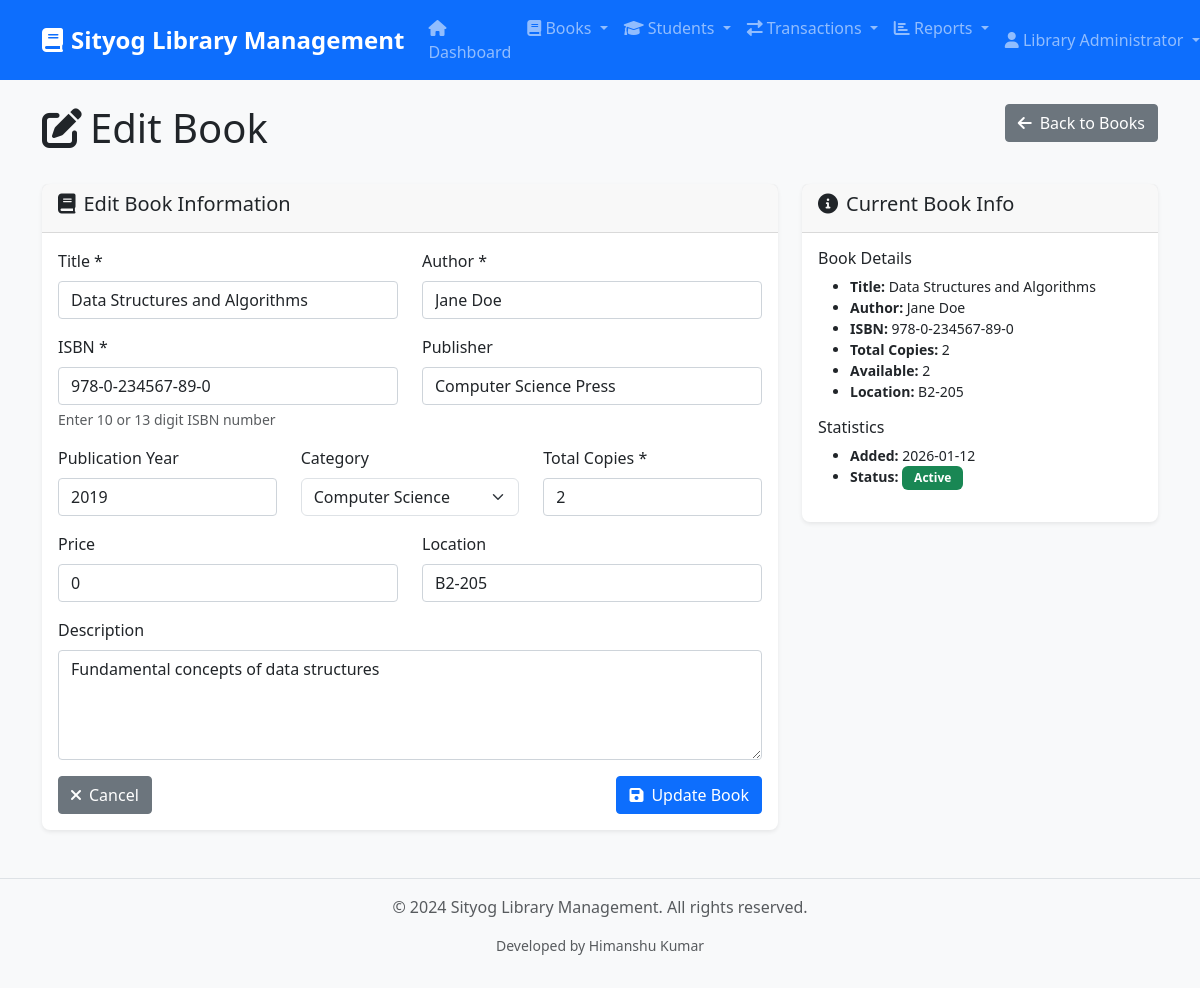
Screenshot of /books/edit/2 (signed in) with the database file from the repository.
### tables this page shows
CREATE TABLE books (
            id INTEGER PRIMARY KEY AUTOINCREMENT,
            title VARCHAR(200) NOT NULL,
            author VARCHAR(100) NOT NULL,
            isbn VARCHAR(20) UNIQUE NOT NULL,
            publisher VARCHAR(100),
            publication_year INTEGER,
            category VARCHAR(50),
            description TEXT,
            total_copies INTEGER DEFAULT 1,
            available_copies INTEGER DEFAULT 1,
            price REAL DEFAULT 0.0,
            location VARCHAR(50),
            added_date DATETIME DEFAULT CURRENT_TIMESTAMP,
            is_active BOOLEAN DEFAULT 1
        );

### simple_app.py (the view, shortened to what this page needs)
@app.route('/books/edit/<int:book_id>', methods=['GET', 'POST'])
@admin_required
def edit_book(book_id):
    db = get_db()
    book = db.execute('SELECT * FROM books WHERE id = ? AND is_active = 1', (book_id,)).fetchone()
    if not book:
        flash('Book not found', 'danger')
        return redirect(url_for('books'))
    return render_template('books/edit.html', book=book)

### simple_app.py (called while the page is built, shortened)
def ensure_schema(conn):
    global _schema_checked
    if _schema_checked:
        return

def get_db():
    db = getattr(g, '_database', None)
    if db is None:
        db = g._database = sqlite3.connect(DATABASE)
        db.row_factory = sqlite3.Row
        ensure_schema(db)
    return db

@app.teardown_appcontext
def close_connection(exception):
    db = getattr(g, '_database', None)
    if db is not None:
        db.close()

def admin_required(f):
    @wraps(f)
    def decorated_function(*args, **kwargs):
        if 'user_id' not in session or session.get('user_type') != 'admin':
            flash('Admin access required.', 'danger')
            return redirect(url_for('login'))
        return f(*args, **kwargs)
    return decorated_function

### templates/books/edit.html (shortened to what this page needs)
{% extends "base.html" %}
{% block content %}
<div class="row">
    <div class="col-md-8">
        <h1><i class="fas fa-edit me-2"></i>Edit Book</h1>
    </div>
    <div class="col-md-4 text-end">
        <a href="{{ url_for('books') }}" class="btn btn-secondary">
            <i class="fas fa-arrow-left me-2"></i>Back to Books
        </a>
    </div>
</div>
<div class="row mt-4">
    <div class="col-md-8">
        <div class="card">
            <div class="card-header">
                <h5><i class="fas fa-book me-2"></i>Edit Book Information</h5>
            </div>
            <div class="card-body">
                <form method="POST">
                    <div class="row">
                        <div class="col-md-6">
                            <div class="mb-3">
                                <label for="title" class="form-label">Title *</label>
                                <input type="text" class="form-control" id="title" name="title"
                                       value="{{ book.title }}" required placeholder="Enter book title">
                            </div>
                        </div>
                        <div class="col-md-6">
                            <div class="mb-3">
                                <label for="author" class="form-label">Author *</label>
                                <input type="text" class="form-control" id="author" name="author"
                                       value="{{ book.author }}" required placeholder="Enter author name">
                            </div>
                        </div>
                    </div>
                    <div class="row">
                        <div class="col-md-6">
                            <div class="mb-3">
                                <label for="isbn" class="form-label">ISBN *</label>
                                <input type="text" class="form-control" id="isbn" name="isbn"
                                       value="{{ book.isbn }}" required placeholder="Enter ISBN (e.g., 978-0-123456-78-9)">
                                <div class="form-text">Enter 10 or 13 digit ISBN number</div>
                            </div>
                        </div>
                        <div class="col-md-6">
                            <div class="mb-3">
                                <label for="publisher" class="form-label">Publisher</label>
                                <input type="text" class="form-control" id="publisher" name="publisher"
                                       value="{{ book.publisher or '' }}" placeholder="Enter publisher name">
                            </div>
                        </div>
                    </div>
                    <div class="row">
                        <div class="col-md-4">
                            <div class="mb-3">
                                <label for="publication_year" class="form-label">Publication Year</label>
                                <input type="number" class="form-control" id="publication_year"
                                       name="publication_year" min="1900" max="2024"
                                       value="{{ book.publication_year or '' }}" placeholder="e.g., 2023">
                            </div>
                        </div>
                        <div class="col-md-4">
                            <div class="mb-3">
                                <label for="category" class="form-label">Category</label>
                                <select class="form-select" id="category" name="category">
                                    <option value="Computer Science" {% if book.category == 'Computer Science' %}selected{% endif %}>Computer Science</option>
                                </select>
                            </div>
                        </div>
                        <div class="col-md-4">
                            <div class="mb-3">
                                <label for="total_copies" class="form-label">Total Copies *</label>
                                <input type="number" class="form-control" id="total_copies"
                                       name="total_copies" min="1" value="{{ book.total_copies }}" required>
                            </div>
                        </div>
                    </div>
                    <div class="row">
                        <div class="col-md-6">
                            <div class="mb-3">
                                <label for="price" class="form-label">Price</label>
                                <input type="number" class="form-control" id="price" name="price"
                                       step="0.01" min="0" value="{{ book.price or 0 }}">
                            </div>
                        </div>
                        <div class="col-md-6">
                            <div class="mb-3">
                                <label for="location" class="form-label">Location</label>
                                <input type="text" class="form-control" id="location" name="location"
                                       value="{{ book.location or '' }}" placeholder="e.g., A1-101, B2-205">
                            </div>
                        </div>
                    </div>
                    <div class="mb-3">
                        <label for="description" class="form-label">Description</label>
                        <textarea class="form-control" id="description" name="description" rows="4"
                                  placeholder="Enter book description (optional)">{{ book.description or '' }}</textarea>
                    </div>
                    <div class="d-flex justify-content-between">
                        <a href="{{ url_for('books') }}" class="btn btn-secondary">
                            <i class="fas fa-times me-2"></i>Cancel
                        </a>
                        <button type="submit" class="btn btn-primary">
                            <i class="fas fa-save me-2"></i>Update Book
                        </button>
                    </div>
                </form>
            </div>
        </div>
    </div>
    <div class="col-md-4">
        <div class="card">
            <div class="card-header">
                <h5><i class="fas fa-info-circle me-2"></i>Current Book Info</h5>
            </div>
            <div class="card-body">
                <h6>Book Details</h6>
                <ul class="small">
                    <li><strong>Title:</strong> {{ book.title }}</li>
                    <li><strong>Author:</strong> {{ book.author }}</li>
                    <li><strong>ISBN:</strong> {{ book.isbn }}</li>
                    <li><strong>Total Copies:</strong> {{ book.total_copies }}</li>
                    <li><strong>Available:</strong> {{ book.available_copies }}</li>
                    <li><strong>Location:</strong> {{ book.location or 'Not set' }}</li>
                </ul>
                <h6>Statistics</h6>
                <ul class="small">
                    <li><strong>Added:</strong> {{ book.added_date[:10] if book.added_date else 'Unknown' }}</li>
                    <li><strong>Status:</strong>
                        {% if book.is_active %}
                        <span class="badge bg-success">Active</span>
                        {% else %}
                        <span class="badge bg-danger">Inactive</span>
                        {% endif %}
                    </li>
                </ul>
            </div>
        </div>
    </div>
</div>
{% endblock %}

### static/css/style.css (style rules this page uses)
body { font-family: 'Segoe UI', Tahoma, Geneva, Verdana, sans-serif; background-color: #f8f9fa; }
.card { border: none; border-radius: 0.5rem; box-shadow: 0 0.125rem 0.25rem rgba(0, 0, 0, 0.075); transition: box-shadow 0.3s ease; }
.card-header { border-bottom: 1px solid rgba(0, 0, 0, 0.125); font-weight: 600; }
.btn { border-radius: 0.25rem; font-weight: 500; transition: all 0.3s ease; }
.badge { font-size: 0.75rem; padding: 0.375rem 0.75rem; }
.form-control { border-radius: 0.25rem; border: 1px solid #ced4da; transition: border-color 0.3s ease, box-shadow 0.3s ease; }

### rows the page displays
books: title "Data Structures and Algorithms", author "Jane Doe", isbn "978-0-234567-89-0", publisher "Computer Science Press", publication_year "2019", category "Computer Science", total_copies "2", price "0", location "B2-205", description "Fundamental concepts of data structures", available_copies "2", added_date "2026-01-12"

### other values shown
{{ session.full_name }} "Library Administrator"
